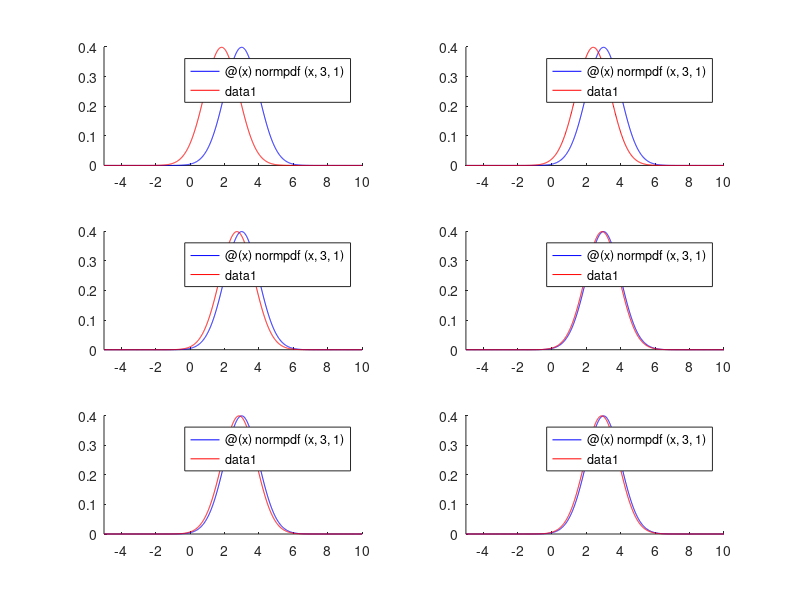

MATLAB code for this plot:
%% Blatt 4
% Hartmann, Zeitschler, Diegel

%%Aufgabe 3
%%
%d)
data = csvread('samples.csv');%c)
i=0:5;
mu0 = -10; %Priori Schätzer
sigma0=1; % Unsicherheit für Priori Schätzer
sigma =1; %wahres Sigma

resMu=[0,0,0,0,0,0];% entaehlt alle bayes geschaetzten Mittelwerte
for ii=i
    numSamples = 2^ii*10;
    idata = data(1:numSamples);
    sampleMean = mean(idata);
    part1 = (numSamples*sigma0)/(numSamples*sigma0+sigma)*sampleMean;
    part2 = sigma/(numSamples*sigma0+sigma) * mu0 ;
    muN = part1+part2;
    resMu(ii+1)=muN;
end
%%
%e)
afunc = @(x) normpdf(x,3,1);
i0func=@(x) normpdf(x,resMu(1),1);
i1func=@(x) normpdf(x,resMu(2),1);
i2func=@(x) normpdf(x,resMu(3),1);
i3func=@(x) normpdf(x,resMu(4),1);
i4func=@(x) normpdf(x,resMu(5),1);
i5func=@(x) normpdf(x,resMu(6),1);
figure(1);
subplot(3,2,1);
hold on;
fplot(afunc,[-5 10], 'b')
fplot(i0func,[-5 10], 'r')
hold off;

subplot(3,2,2);
hold on;
fplot(afunc,[-5 10], 'b')
fplot(i1func,[-5 10], 'r')
hold off;

subplot(3,2,3);
hold on;
fplot(afunc,[-5 10], 'b')
fplot(i2func,[-5 10], 'r')
hold off;

subplot(3,2,4);
hold on;
fplot(afunc,[-5 10], 'b')
fplot(i3func,[-5 10], 'r')
hold off;

subplot(3,2,5);
hold on;
fplot(afunc,[-5 10], 'b')
fplot(i4func,[-5 10], 'r')
hold off;

subplot(3,2,6);
hold on;
fplot(afunc,[-5 10], 'b')
fplot(i5func,[-5 10], 'r')
hold off;
print(figure(1), '-djpeg', strcat('../plots/ApproxVsBayes.jpg'));
%%
%f) Stimmt das so?
mse0 = mean((i0func(-5:.001:10)-afunc(-5:.001:10)).^2);
mse1 = mean((i1func(-5:.001:10)-afunc(-5:.001:10)).^2);
mse2 = mean((i2func(-5:.001:10)-afunc(-5:.001:10)).^2);
mse3 = mean((i3func(-5:.001:10)-afunc(-5:.001:10)).^2);
mse4 = mean((i4func(-5:.001:10)-afunc(-5:.001:10)).^2);
mse5 = mean((i5func(-5:.001:10)-afunc(-5:.001:10)).^2);

